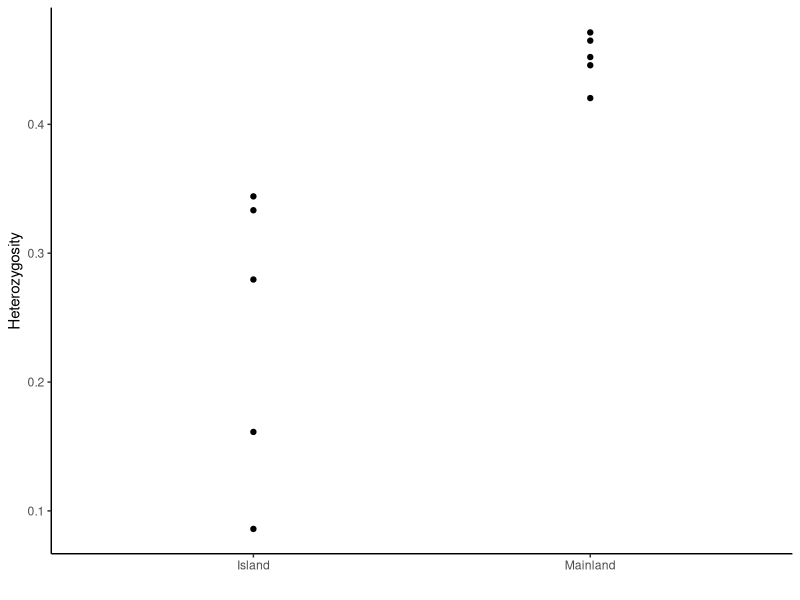

Generate this figure with R:
library(tidyverse)

#Read in data
dd <- read_csv("Mainland_Island_SNP_data.csv")

#Separate alleles
a1 <- dd[, seq(3, ncol(dd) - 1, 2)]
a2 <- dd[, seq(4, ncol(dd), 2)]

#Calculate heterozygosity per locus and plot data
p <-
  tibble(
    Pop = rep(dd$Pop, ncol(a1)),
    SNP = rep(colnames(a1), each = nrow(dd)),
    Het = unlist(as.vector(a1 != a2))
  ) %>%
  group_by(Pop, SNP) %>%
  summarise(LocusHet = mean(Het)) %>%
  ggplot(aes(x = Pop, y = LocusHet)) +
  geom_point() +
  theme_classic() +
  xlab("") +
  ylab("Heterozygosity")